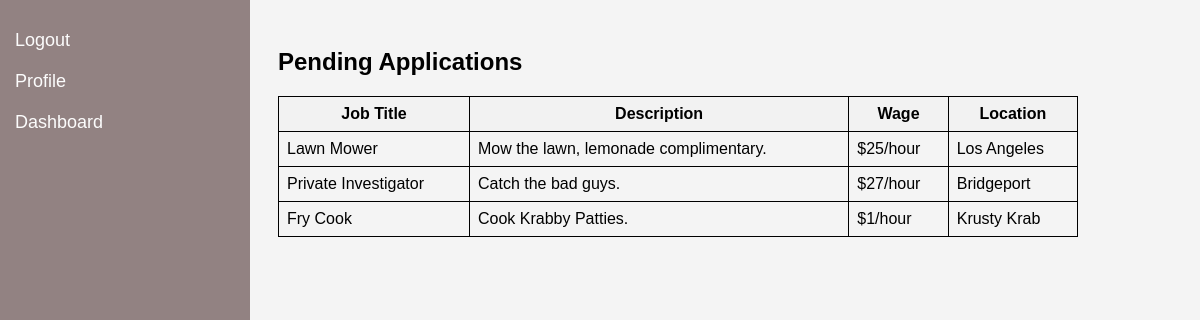
Page /pending_applications (signed in) on the committed database.
### tables this page shows
CREATE TABLE job_listings (
                    id INTEGER PRIMARY KEY,
                    title TEXT,
                    description TEXT,
                    wage TEXT,
                    location TEXT
                , created_by TEXT);

### routes.py (the view)
@app_routes.route('/pending_applications')
def pending_applications():
    if 'username' in session:
        worker = session['username']
        conn = get_db_connection()
        cursor = conn.cursor()
        cursor.execute("SELECT * FROM job_applications WHERE worker_id = ?", (worker,))
        job_applications = cursor.fetchall()
        pending_jobs = []
        for app in job_applications:
            cursor.execute("SELECT * FROM job_listings WHERE id = ?", (app['job_id'],))
            job = cursor.fetchone()
            if job:
                pending_jobs.append(job)
        conn.close()
        return render_template('pending_applications.html', pending_jobs=pending_jobs)
    return redirect(url_for('app_routes.select_user_type'))

### routes.py (called while the page is built)
def get_db_connection():
    conn = sqlite3.connect('app.db')
    conn.row_factory = sqlite3.Row
    return conn

### templates/pending_applications.html (shortened to what this page needs)
<!DOCTYPE html>
<html>
<head>
    <link rel="stylesheet" type="text/css" href="{{ url_for('static', filename='styles.css') }}">
</head>
<body>
    <div class="sidebar">
        <a href="{{ url_for('app_routes.logout') }}">Logout</a>
        <a href="#profile">Profile</a>
        <a href="{{ url_for('app_routes.employer_dashboard') }}">Dashboard</a>
    </div>
    <div class="content">
        <h2>Pending Applications</h2>
        <table>
            <tr>
                <th>Job Title</th>
                <th>Description</th>
                <th>Wage</th>
                <th>Location</th>
            </tr>
            {% for job in pending_jobs %}
            <tr>
                <td>{{ job['title'] }}</td>
                <td>{{ job['description'] }}</td>
                <td>{{ job['wage'] }}</td>
                <td>{{ job['location'] }}</td>
            </tr>
            {% endfor %}
        </table>
    </div>
</body>
</html>

### static/styles.css (style rules this page uses)
body, h1, h2, p, ul, li { margin: 35; padding: 0; }
body { font-family: Arial, sans-serif; background-color: #f4f4f4; }
.sidebar { height: 100%; width: 250px; position: fixed; z-index: 1; top: 0; left: 0; background-color: #928282; padding-top: 20px; }
.sidebar a { padding: 10px 15px; text-decoration: none; font-size: 18px; color: #fcfcfc; display: block; transition: 0.3s; }
.content { margin-left: 250px; padding: 20px; max-width: 800px; margin-right: auto; }
table { width: 100%; border-collapse: collapse; }
th, td { border: 1px solid black; padding: 8px; }
th { background-color: #f2f2f2; }

### rows in the picture
job_listings: title "Lawn Mower", description "Mow the lawn, lemonade complimentary.", wage "$25/hour", location "Los Angeles"
job_listings: title "Private Investigator", description "Catch the bad guys.", wage "$27/hour", location "Bridgeport"
job_listings: title "Fry Cook", description "Cook Krabby Patties.", wage "$1/hour", location "Krusty Krab"
